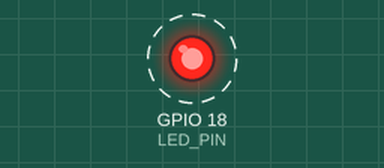
Recording of a sketch running on a simulated ESP32. Shown: output pins drawn as LEDs (lit = HIGH). Dashed ring = blinking.

Above: at 0.5 s.
Timing chart, 0 to 4.6 s (numbered marks = the images above):
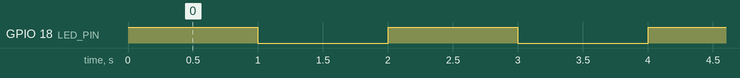

Measured:
- by itself, GPIO 18 (LED_PIN): alternates HIGH for 1.0 s and LOW for 1.0 s

The sketch:

LED_01_lampeggio_semplice.ino
```cpp
// (licence header left out)
#include <Arduino.h>

/*
 * LED_01_lampeggio_semplice.ino
 *
 * Questo sketch fa lampeggiare un LED collegato al GPIO 18 dell’ESP32.
 * Qui si usa un LED esterno sul GPIO 18, con resistenza da 220 ohm.
 *
 * Circuito:
 * - LED collegato al GPIO 18 e GND attraverso una resistenza da 220 ohm
 *
 * Creato il: 2023
 */

const int LED_PIN = 18;  // Pin a cui è collegato il LED

void setup() {
  // Inizializza il pin digitale come output
  pinMode(LED_PIN, OUTPUT);
}

void loop() {
  digitalWrite(LED_PIN, HIGH);   // Accende il LED (HIGH è il livello di tensione)
  delay(1000);                   // Attende un secondo
  digitalWrite(LED_PIN, LOW);    // Spegne il LED rendendo il pin LOW
  delay(1000);                   // Attende un secondo
}
```
